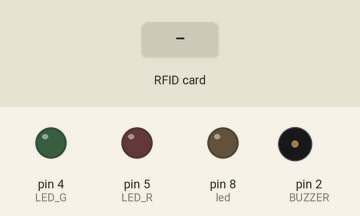
Simulated run of this sketch. Board: Arduino Uno, built with avr-gcc and run on an emulated ATmega328P. Shown: output pins drawn as LEDs (lit = HIGH), buzzer (waves = sounding). Inputs (shaded band) come from the test bench. Pins used as bus, display or sensor lines are not drawn; what the sketch prints to the serial monitor is not drawn.

Above: at 1.2 s.
1.3 s: RFID card 39 20 06 B3 held to the reader
At 4.1 s:
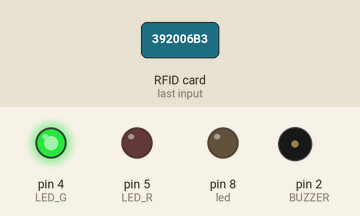
4.3 s: RFID card 5E 7A 19 C4 held to the reader
At 5.16 s:
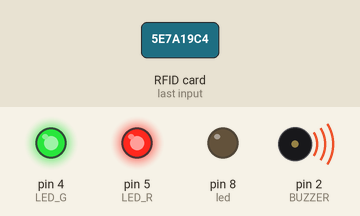
6.7 s: RFID card 4A 5D 8A 80 held to the reader
At 8.8 s:
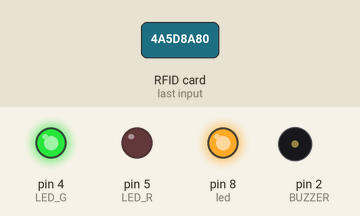
Timing chart, 0 to 10.5 s (numbered marks = the images above; inputs shaded):
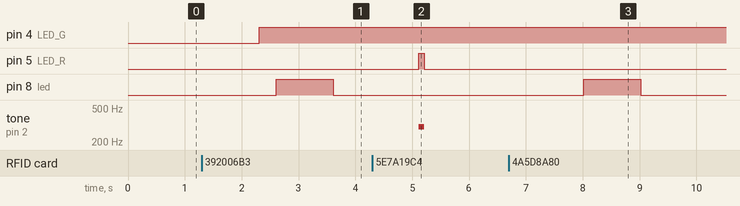

Measured:
- after the input at 1.3 s, pin 4 (LED_G): LOW → HIGH after 1.0 s; pin 8 (led): LOW → HIGH after 1.3 s, → LOW 1.0 s later
- after the input at 4.3 s, pin 5 (LED_R): LOW → HIGH after 0.81 s, → LOW 0.10 s later; tone on pin 2 (BUZZER): silent → 300 Hz after 0.81 s, → silent 0.10 s later
- after the input at 6.7 s, pin 8 (led): LOW → HIGH after 1.3 s, → LOW 1.0 s later

The sketch:

mfrc522.ino
```cpp
//Viral Science
//RFID
#include <SPI.h>
#include <MFRC522.h>

int led=8;
#define SS_PIN 10
#define RST_PIN 9
#define LED_G 4 //define green LED pin
#define LED_R 5 //define red led
#define BUZZER 2 //buzzer pin
MFRC522 mfrc522(SS_PIN, RST_PIN);  //create MFRC522 instance.


void setup() {
  Serial.begin(9600);  // Initiate a serial communication
  SPI.begin();       // Initiate SPI bus
  mfrc522.PCD_Init(); // Initiate MFRC522
  pinMode(LED_G, OUTPUT);
  pinMode(LED_R, OUTPUT);
  pinMode(BUZZER, OUTPUT);
  noTone(BUZZER);
  Serial.println("put your card to the reader...");
  Serial.println();
 pinMode(led, OUTPUT);
}

void loop()
{

//Look for new carda
if( ! mfrc522.PICC_IsNewCardPresent())
{
  return;
  }
 //select one of the carda
 if( ! mfrc522.PICC_ReadCardSerial())
 {
  return;
  }

 //Show UID on serial monitör
 Serial.print("UID tag :");
 String content= "";
 byte letter;
     delay(500);
 for (byte i = 0; i < mfrc522.uid.size; i++)
 {
  Serial.print(mfrc522.uid.uidByte[i] < 0x10 ? "0" : " ");
  Serial.print(mfrc522.uid.uidByte[i], HEX);
  content.concat(String(mfrc522.uid.uidByte[i] < 0x10 ? "0" : " "));
  content.concat(String(mfrc522.uid.uidByte[i], HEX));

}

Serial.println();
Serial.print("message ");
content.toUpperCase();
if(content.substring(1) == "39 2006 B3"|| content.substring(1) == "4A 5D 8A 80" ) //change here the UID of the card/cards that you want to give access
{
  Serial.println("Authorized access");
  Serial.println();
  delay(500);
  digitalWrite(LED_G, HIGH);
  //tone(BUZZER, 500);
  delay(300);
  noTone(BUZZER);
 digitalWrite(led, HIGH);
  delay(1000);
  digitalWrite(led, LOW);
  delay(1000);
}
else{
  Serial.println("access denied");
  digitalWrite(LED_R, HIGH);
  tone(BUZZER, 300);
  delay(100);
  digitalWrite(LED_R, LOW);
   noTone(BUZZER);
 }

}
```
